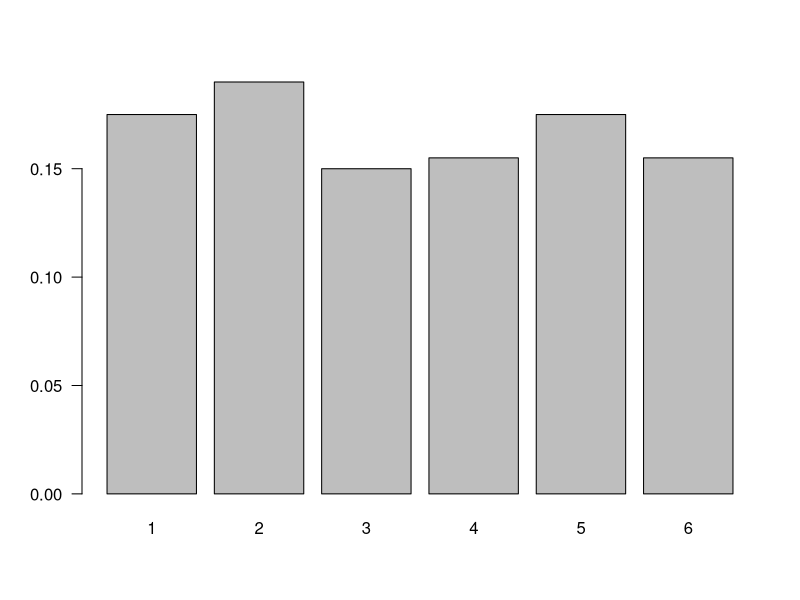
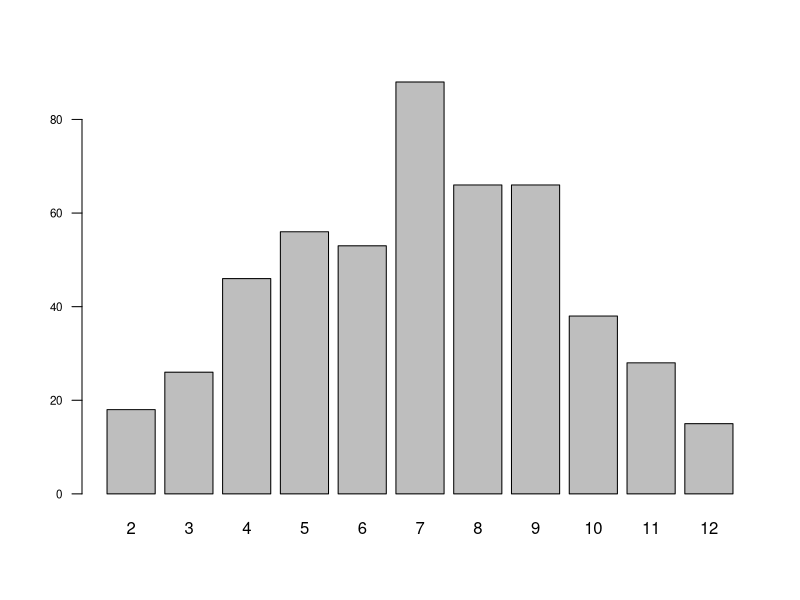
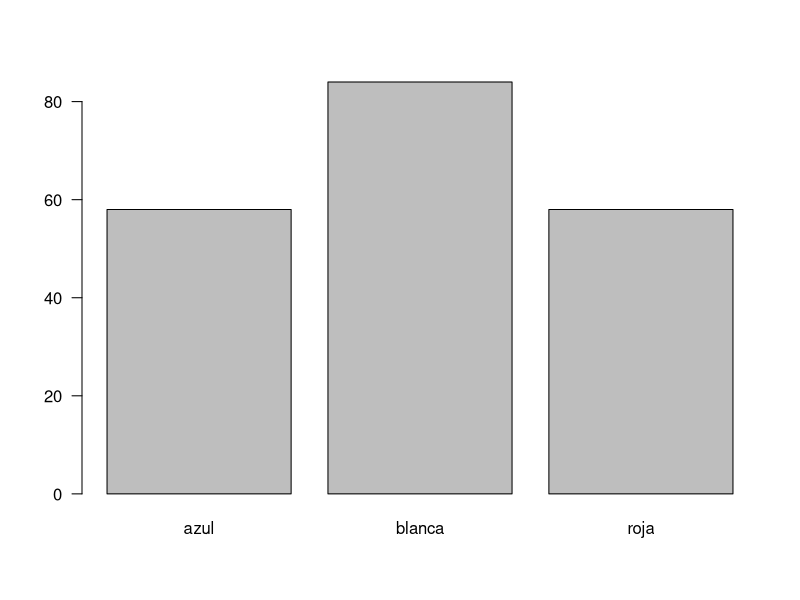

The R script that drew these images, in order:
## ---- chunk 1
knitr::opts_chunk$set(echo = TRUE, message = FALSE, warning = FALSE, comment = NA)
## ---- chunk 2
n=200                            # tamaño de la muestra
x=sample(1:6,n, replace = TRUE)  # extracción de la muestra 
td1=prop.table(table(x))         # tabla de los resultados
barplot(td1, las=1)              # gráfico de los resultados
## ---- chunk 3
n=500                               # tamaño de muestra
d1=sample(1:6,n, replace = TRUE)    # muestra dado 1
d2=sample(1:6,n, replace = TRUE)    # muestra dado 2
dados=data.frame(d1,d2)             #  creación de data.frame 
suma=apply(dados, 1, sum)           # obtención de la suma de los dos datos
barplot(table(suma), las=1,cex.axis=0.7)  # gráfico  de la suma
## ---- chunk 4
u=sample(c("azul","blanca","roja"),  # vector con elementos 
       size=200,                    # tamaño de la muestra
       rep=TRUE,                   # con repeticion 
       prob=c(3,5,4))              # número de bolas por color
barplot(table(u), las=1)

## ---- chunk 5
x=c(20,60,100,30,140,50)
	m=matrix(x,ncol=2)
	rownames(m)=c("Adminitrativo","Operativo","Vendedor")
	colnames(m)=c("Mujer","Hombre")
	m
## ---- chunk 6
addmargins(m)
## ---- chunk 7
prop.table(m)
## ---- chunk 8
prop.table(m,1)
## ---- chunk 9
prop.table(m,2)
